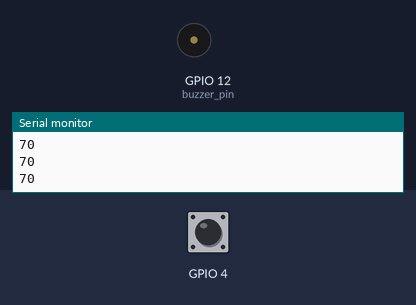
Bench run of a sketch on a simulated ESP32. Shown: buzzer (waves = sounding), the last lines printed to the serial monitor. The test bench sets the inputs (shaded band); at power-on: GPIO 4 HIGH.

Above: at 1.8 s.
1.9 s: GPIO 4 pulled LOW for 0.6 s
At 2.3 s:
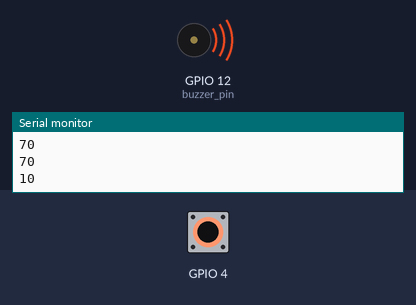
4.0 s: GPIO 4 pulled LOW for 3.2 s
At 8.9 s:
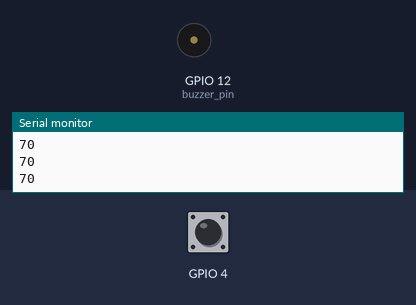
Timing chart, 0 to 10.4 s (numbered marks = the images above; inputs shaded):
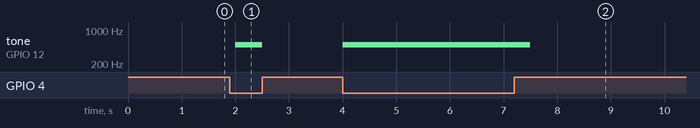

The sketch:

buzzer.ino
```cpp
int buzzer_pin = 12;
int channel         = 0;
int frequence       = 2000;
int resolution      = 10;
unsigned long timer = millis();

void setup() {
  Serial.begin(115200);
  //armazena os parametros do pulso
  ledcSetup(channel, frequence, resolution); //configuração de canal, frequencia e resolução
  ledcAttachPin(buzzer_pin, channel);  //atribui buzzer_pin ao canal 0 e controla o pulso
}

void loop(){
  /*ledcWriteTone(channel, 2000);

  for (int dutyCycle = 0; dutyCycle <= 255; dutyCycle=dutyCycle+10){
    Serial.println(dutyCycle);
    ledcWrite(channel, dutyCycle);
    delay(1000);
  }
  ledcWrite(channel, 125);

  for (int freq = 255; freq < 10000; freq = freq + 250){
     Serial.println(freq);
     ledcWriteTone(channel, freq);
     delay(1000);
  }*/
  int cap = touchRead(4);
  if (cap<50){
    ledcWriteTone(channel, 500);   //toca se encostar
  }else{
    ledcWriteTone(channel, 0);
  }
  Serial.println(cap);
  delay(500);
}
```

Measured:
- after the input at 1.9 s, tone on GPIO 12 (buzzer_pin): silent → 500 Hz after 0.10 s, → silent 0.50 s later
- after the input at 4.0 s, tone on GPIO 12 (buzzer_pin): silent → 500 Hz at once, → silent 3.5 s later
